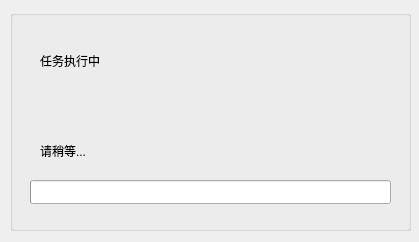
<?xml version="1.0" encoding="UTF-8"?>
<ui version="4.0">
 <class>ProgressWidget</class>
 <widget class="QDialog" name="ProgressWidget">
  <property name="geometry">
   <rect>
    <x>0</x>
    <y>0</y>
    <width>419</width>
    <height>242</height>
   </rect>
  </property>
  <property name="windowTitle">
   <string>Dialog</string>
  </property>
  <widget class="FluentGroupBox" name="fluentGroupBox">
   <property name="geometry">
    <rect>
     <x>10</x>
     <y>10</y>
     <width>401</width>
     <height>221</height>
    </rect>
   </property>
   <property name="title">
    <string/>
   </property>
   <property name="flat">
    <bool>false</bool>
   </property>
   <property name="BorderWidth">
    <number>2</number>
   </property>
   <property name="TitleLeftMargin">
    <number>4</number>
   </property>
   <property name="ShowTitle">
    <bool>false</bool>
   </property>
   <property name="TitleIsOutside">
    <bool>true</bool>
   </property>
   <widget class="FluentProgressBar" name="fluentProgressBar">
    <property name="geometry">
     <rect>
      <x>20</x>
      <y>170</y>
      <width>361</width>
      <height>24</height>
     </rect>
    </property>
    <property name="textVisible">
     <bool>true</bool>
    </property>
    <property name="orientation">
     <enum>Qt::Horizontal</enum>
    </property>
    <property name="invertedAppearance">
     <bool>false</bool>
    </property>
    <property name="LineWidth">
     <double>12.000000000000000</double>
    </property>
    <property name="IsLoop">
     <bool>true</bool>
    </property>
    <property name="MoveSpeed">
     <double>2.000000000000000</double>
    </property>
    <property name="SliderLen">
     <double>0.400000000000000</double>
    </property>
   </widget>
   <widget class="FluentText" name="fluentText">
    <property name="geometry">
     <rect>
      <x>30</x>
      <y>30</y>
      <width>331</width>
      <height>41</height>
     </rect>
    </property>
    <property name="text">
     <string>任务执行中</string>
    </property>
    <property name="FontSize">
     <number>24</number>
    </property>
   </widget>
   <widget class="FluentText" name="fluentText_2">
    <property name="geometry">
     <rect>
      <x>30</x>
      <y>120</y>
      <width>321</width>
      <height>41</height>
     </rect>
    </property>
    <property name="text">
     <string>请稍等...</string>
    </property>
    <property name="FontSize">
     <number>16</number>
    </property>
   </widget>
  </widget>
 </widget>
 <customwidgets>
  <customwidget>
   <class>FluentProgressBar</class>
   <extends>QProgressBar</extends>
   <header>fluent_progress_bar.h</header>
  </customwidget>
  <customwidget>
   <class>FluentText</class>
   <extends>QLabel</extends>
   <header>fluent_text.h</header>
  </customwidget>
  <customwidget>
   <class>FluentGroupBox</class>
   <extends>QGroupBox</extends>
   <header>fluent_group_box.h</header>
   <container>1</container>
  </customwidget>
 </customwidgets>
 <resources/>
 <connections/>
</ui>
